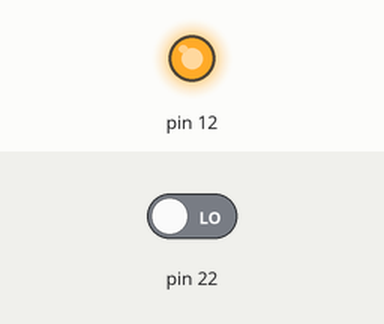
The program below on a simulated Raspberry Pi (header pin numbers). Shown: output pins drawn as LEDs (lit = HIGH). Inputs (shaded band) come from the test bench; at power-on: pin 22 LOW.

Above: at 1.2 s.
1.3 s: pin 22 driven HIGH
At 2.3 s:
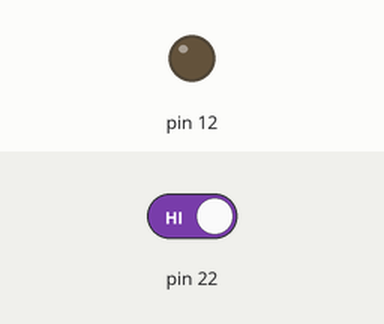
2.8 s: pin 22 driven LOW
At 3.5 s:
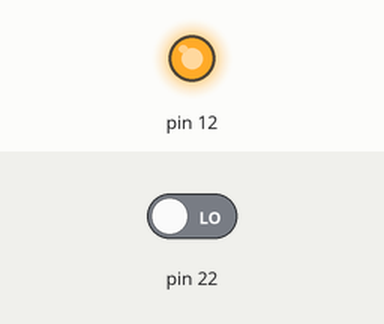
Timing chart, 0 to 5.8 s (numbered marks = the images above; inputs shaded):
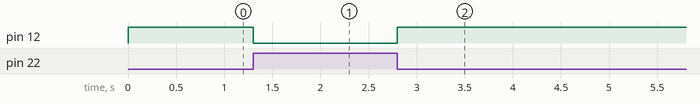

The program:

LedBotonBoard.py
```python
import RPi.GPIO as GPIO
import time

GPIO.setwarnings(False)
GPIO.setmode(GPIO.BOARD)
GPIO.setup(12, GPIO.OUT)
GPIO.setup(22, GPIO.IN)

while True:
    if GPIO.input(22):
        GPIO.output(12, False)
    else:
        GPIO.output(12, True)
```

Measured:
- after the input at 1.3 s, pin 12: HIGH → LOW at once
- after the input at 2.8 s, pin 12: LOW → HIGH at once
